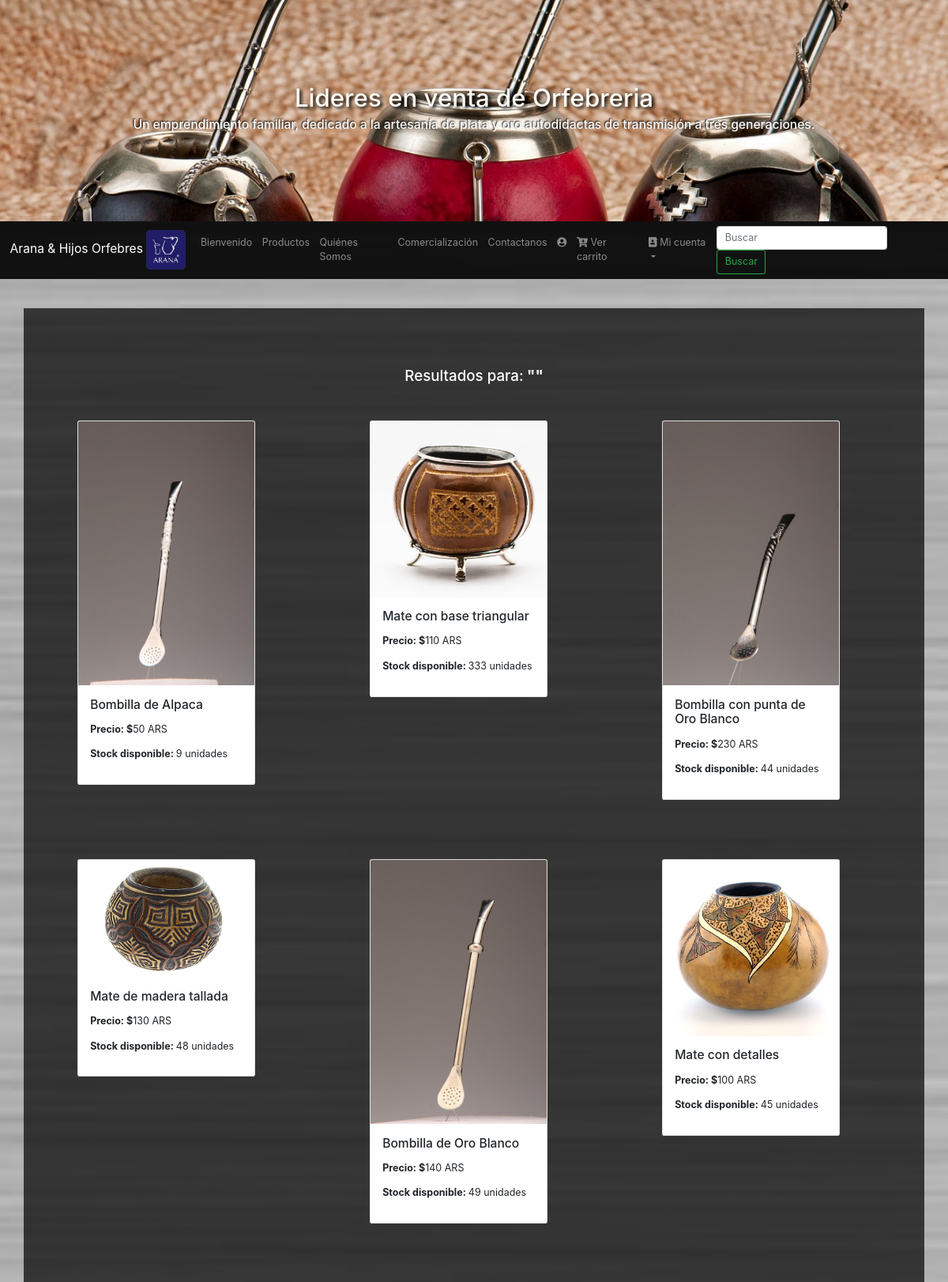
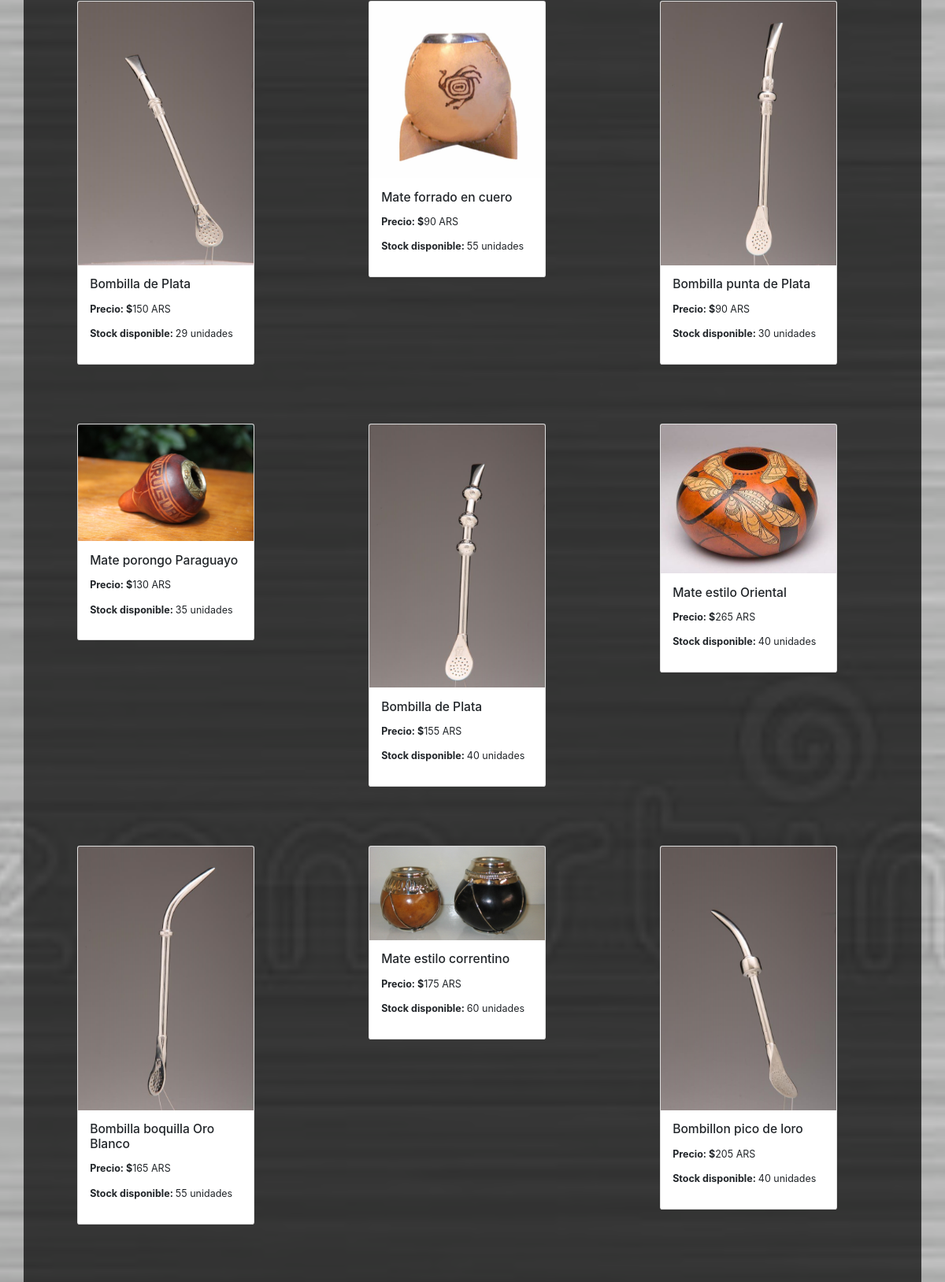
/index.php/usuario_controller/buscarProducto (upper part), run on the app's committed database (2 pictures, top to bottom).
### tables this page shows
CREATE TABLE `producto` (
  `id_producto` int(11) NOT NULL,
  `codigo` varchar(100) NOT NULL,
  `nombre` varchar(50) NOT NULL,
  `precio` decimal(5,0) NOT NULL,
  `stock` int(11) NOT NULL,
  `descripcion` varchar(100) NOT NULL,
  `img` varchar(200) NOT NULL,
  `estado` int(11) NOT NULL,
  `categoria_id` int(11) NOT NULL
);

### application/controllers/usuario_controller.php (called while the page is built, shortened)
<?php
class Usuario_controller extends CI_Controller
{
    public function __construct()
    {
        $this->load->model('producto_model');
        $this->load->model('filtro_model');
        $this->load->model('buzon_model');
    }
    public function buscarProducto()
    {
        $data = $this->input->post('busca');
        $query['producto'] = $this->filtro_model->buscar($data);
        $this->load->view('plantillas/head');
        $this->load->view('plantillas/header');
        $this->load->view('contenido/usuario/nav_usuario');
        $this->load->view('contenido/usuario/buscar_user', $query);
        $this->load->view('plantillas/footer');
    }
}

### index.php (called while the page is built, shortened)
<?php
require_once BASEPATH.'core/CodeIgniter.php';

### application/models/filtro_model.php (called while the page is built, shortened)
<?php
class Filtro_model extends CI_Model
{
    public function buscar($data)
    {
        $this->db->like('nombre', $data);
        return $this->db->get('producto')->result();
    }
}

### application/views/contenido/usuario/buscar_user.php (the view, shortened to what this page needs)
 <div class="container d-flex justify-content-center align-items-center my-5 py-5" style="background: rgba(0,0,0,.7)">
  <div class="row w-100 py-5 margin-auto">
    <?php if (empty($producto)) {
    ?>
      <div class="container">
        <h3 class="text-center text-white"> No se encontraron resultados para: "<?=$this->input->post('busca')?>"</h3>
        <br />
        <br />
      </div>
      <?php } else {
    ?> <div class="container float-right">
          <h4 class="text-center text-white">Resultados para:<b> "<?=$this->input->post('busca')?>" </b></h4>
       </div>
        <?php foreach ($producto as $row) {
        ?>
          <?php if (!($row->estado == 0) && ($row->stock > 0)) {?>
          <div class="col ml-5 py-5">
            <div class="card" style="width: 18rem;">
              <img class="card-img-top" src="<?=base_url('uploads/imagenes_producto/') . $row->img;?>" alt="Card image cap">
              <div class="card-body">
            <h5 class="card-title"><?php echo $row->descripcion ?></h5>
            <p><b>Precio: $</b><?php echo $row->precio; ?> ARS</p>
            <p><b>Stock disponible: </b><?php echo $row->stock; ?> unidades</p>
              </div>
            </div>
          </div>
          <?php }?>
        <?php }?>
      <?php }?>
  </div>
</div>

### assets/css/estilos.css (style rules this page uses)
html { font-size: 12.5px; font-family: monospace; }
p { text-align: justify; }
body { position: relative; background-image: url('../img/fondo1.jpg'); background-size: cover; background-position: center; min-height: 500px; }

### data on the page
producto: img (picture), descripcion "Bombilla de Alpaca", precio "50", stock "9"
producto: img (picture), descripcion "Mate con base triangular", precio "110", stock "333"
producto: img (picture), descripcion "Bombilla con punta de Oro Blanco", precio "230", stock "44"
producto: img (picture), descripcion "Mate de madera tallada", precio "130", stock "48"
producto: img (picture), descripcion "Bombilla de Oro Blanco", precio "140", stock "49"
producto: img (picture), descripcion "Mate con detalles", precio "100", stock "45"
producto: img (picture), descripcion "Bombilla de Plata", precio "150", stock "29"
producto: img (picture), descripcion "Mate forrado en cuero", precio "90", stock "55"
producto: img (picture), descripcion "Bombilla punta de Plata", precio "90", stock "30"
producto: img (picture), descripcion "Mate porongo Paraguayo", precio "130", stock "35"
producto: img (picture), descripcion "Bombilla de Plata", precio "155", stock "40"
producto: img (picture), descripcion "Mate estilo Oriental", precio "265", stock "40"
producto: img (picture), descripcion "Bombilla boquilla Oro Blanco", precio "165", stock "55"
producto: img (picture), descripcion "Mate estilo correntino", precio "175", stock "60"
producto: img (picture), descripcion "Bombillon pico de loro", precio "205", stock "40"
